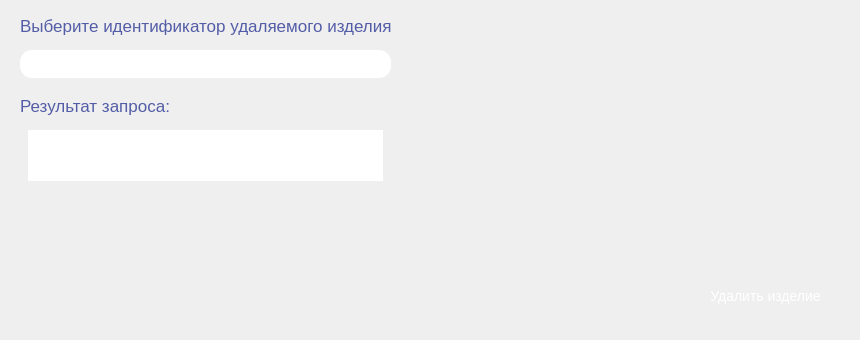
      <widget class="QWidget" name="page_9">
       <widget class="QComboBox" name="comboBox_9_idProd">
        <property name="geometry">
         <rect>
          <x>20</x>
          <y>50</y>
          <width>371</width>
          <height>28</height>
         </rect>
        </property>
        <property name="styleSheet">
         <string notr="true">QComboBox {
	border: 2px #FFE5CC;
    border-radius: 12px;
	padding: 0 8px;
    background: qlineargradient(x1:0, y1:0, x2:1, y2:0, 
    												stop:0 rgba(193, 95, 251, 1), 
													stop:0.6 rgba(97, 115, 241, 0.7),
    												stop:1 rgba(94, 131, 239, 0.7));
    font-size: 14px;
	color: rgba(255, 255, 255,1);
}

QComboBox:!editable, QComboBox::drop-down:editable {
    background: qlineargradient(x1:0, y1:0, x2:1, y2:0, 
    												stop:0 rgba(193, 95, 251, 1), 
													stop:0.6 rgba(97, 115, 241, 0.7),
    												stop:1 rgba(94, 131, 239, 0.7));
}

QComboBox:!editable:on, QComboBox::drop-down:editable:on {
     background: qlineargradient(x1:0, y1:0, x2:1, y2:0, 
    												stop:0 rgba(193, 95, 251, 1), 
													stop:0.6 rgba(97, 115, 241, 0.7),
    												stop:1 rgba(94, 131, 239, 0.7));
}

QComboBox::drop-down {
	subcontrol-origin: padding;
    subcontrol-position: top right;
    border-top-right-radius: 12px;
    border-bottom-right-radius: 12px;
    border-top-left-radius: 12px; 
    border-bottom-left-radius: 12px;
}


QComboBox QAbstractItemView {
    background: qlineargradient(x1:0, y1:0, x2:1, y2:0, 
    												stop:0 rgba(193, 95, 251, 1), 
													stop:0.6 rgba(97, 115, 241, 0.7),
    												stop:1 rgba(94, 131, 239, 0.7));
    color: rgb(255, 255, 255);
	border: 1px #FFE5CC;
}</string>
        </property>
        <property name="placeholderText">
         <string/>
        </property>
       </widget>
       <widget class="QLabel" name="label_9_idProd">
        <property name="geometry">
         <rect>
          <x>20</x>
          <y>10</y>
          <width>381</width>
          <height>31</height>
         </rect>
        </property>
        <property name="styleSheet">
         <string notr="true">QLabel {
	color: rgba(83, 93, 167, 1);
    font-size: 17px;
}</string>
        </property>
        <property name="text">
         <string>Выберите идентификатор удаляемого изделия</string>
        </property>
       </widget>
       <widget class="QPushButton" name="pushButton_9_delete">
        <property name="geometry">
         <rect>
          <x>680</x>
          <y>260</y>
          <width>171</width>
          <height>71</height>
         </rect>
        </property>
        <property name="styleSheet">
         <string notr="true">QPushButton {
	background-color: qlineargradient(x1:0, y1:0, x2:1, y2:1, 
    								stop:0 rgba(88, 205, 174, 1), 
    								stop:1 rgba(63, 148, 108, 1));
    color: white;
    text-align: center;
    text-decoration: none;
    font-size: 14px;
    border-radius: 12px;
}

QPushButton:pressed {
	background-color: qlineargradient(x1:0, y1:0, x2:1, y2:1, 
    								stop:0 rgba(88, 205, 174, 0.5), 
    								stop:1 rgba(63, 148, 108, 0.5));
}</string>
        </property>
        <property name="text">
         <string>Удалить изделие</string>
        </property>
       </widget>
       <widget class="QLabel" name="label_9_result">
        <property name="geometry">
         <rect>
          <x>20</x>
          <y>90</y>
          <width>281</width>
          <height>31</height>
         </rect>
        </property>
        <property name="styleSheet">
         <string notr="true">QLabel {
	color: rgba(83, 93, 167, 1);
    font-size: 17px;
}</string>
        </property>
        <property name="text">
         <string>Результат запроса:</string>
        </property>
       </widget>
       <widget class="QTextEdit" name="textEdit_9_result">
        <property name="geometry">
         <rect>
          <x>20</x>
          <y>130</y>
          <width>371</width>
          <height>51</height>
         </rect>
        </property>
        <property name="styleSheet">
         <string notr="true">QTextEdit {
	border: 2px #FFF4E8;
    padding: 0 8px;
    border-radius: 12px;
    background: qlineargradient(x1:0, y1:0, x2:1, y2:1, 
    								stop:0 rgba(88, 205, 174, 1), 
    								stop:1 rgba(63, 148, 108, 1));
	color: white;
    font-size: 14px;
}</string>
        </property>
        <property name="placeholderText">
         <string>Здесь будут подробности о проведенной операции</string>
        </property>
       </widget>
      </widget>
